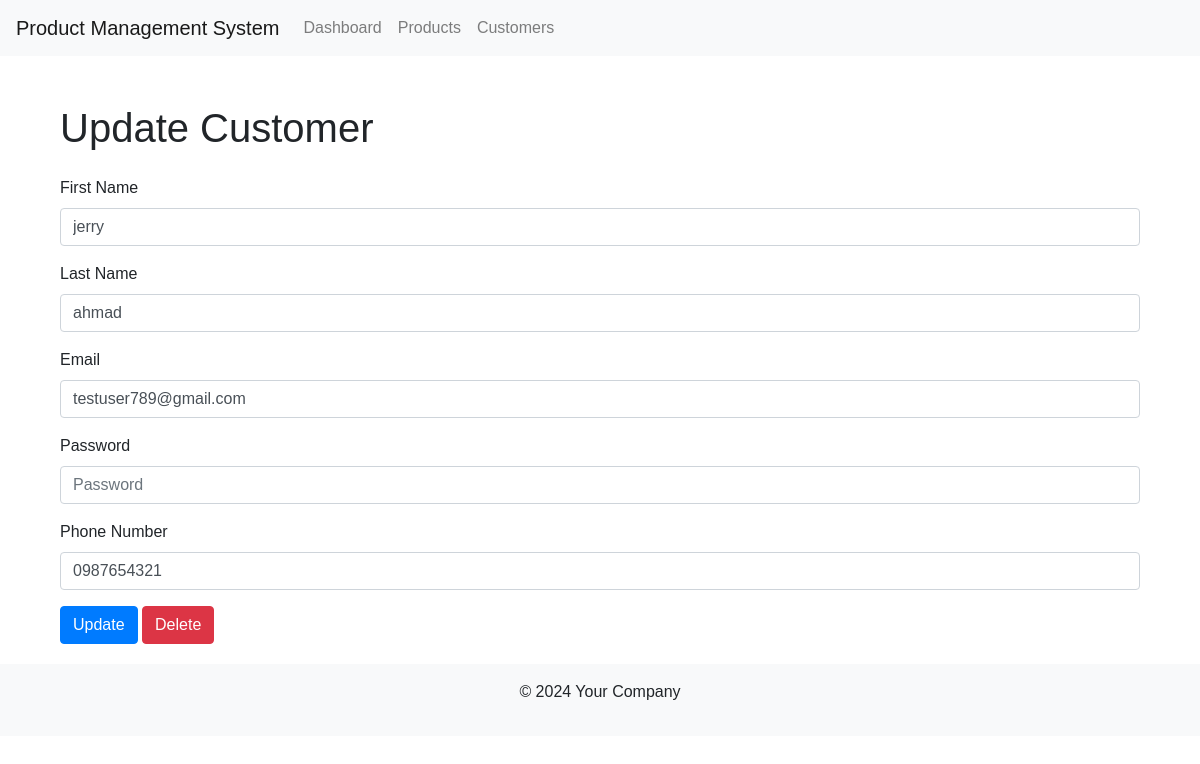
The app's page /update/2/ with its own data.
### newapp/models.py (models this page shows, shortened)
class Customer(models.Model):
    first_name = models.CharField(max_length=30)
    last_name = models.CharField(max_length=30)
    email = models.EmailField(max_length=254, validators=[EmailValidator()])
    password = models.CharField(max_length=128)
    phone_number = models.CharField(
        max_length=15,
        validators=[RegexValidator(regex=r'^\+?1?\d{9,15}$', message="Phone number must be entered in the format: '+999999999'. Up to 15 digits allowed.")]
    )

### newapp/views.py (the view, shortened to what this page needs)
# urls.py: path('update/<int:customer_id>/', views.customer_update, name='customer_update'),
def customer_update(request, customer_id):
    customer = get_object_or_404(Customer, id=customer_id)
    return render(request, 'accounts/update_profile.html', {'customer': customer})

### newapp/templates/accounts/update_profile.html (shortened to what this page needs)
{% extends 'accounts/main.html' %}
{% block content %}
<div class="container mt-5">
    <h1 class="mb-4">{% if customer %}Update{% else %}Create{% endif %} Customer</h1>
    <form method="post" action="{% url 'user_profile_view' %}">
        <div class="form-group">
            <label for="first_name">First Name</label>
            <input type="text" name="first_name" id="first_name" class="form-control" placeholder="First Name"
                   value="{% if customer %}{{ customer.first_name }}{% endif %}">
        </div>
        <div class="form-group">
            <label for="last_name">Last Name</label>
            <input type="text" name="last_name" id="last_name" class="form-control" placeholder="Last Name"
                   value="{% if customer %}{{ customer.last_name }}{% endif %}">
        </div>
        <div class="form-group">
            <label for="email">Email</label>
            <input type="email" name="email" id="email" class="form-control" placeholder="Email"
                   value="{% if customer %}{{ customer.email }}{% endif %}">
        </div>
        <div class="form-group">
            <label for="password">Password</label>
            <input type="password" name="password" id="password" class="form-control" placeholder="Password">
        </div>
        <div class="form-group">
            <label for="phone_number">Phone Number</label>
            <input type="text" name="phone_number" id="phone_number" class="form-control" placeholder="Phone Number"
                   value="{% if customer %}{{ customer.phone_number }}{% endif %}">
        </div>
        <button type="submit" class="btn btn-primary">{% if customer %}Update{% else %}Create{% endif %}</button>
        {% if customer %}
            <a href="{% url 'customer_delete' customer.id %}" class="btn btn-danger">Delete</a>
        {% endif %}
    </form>
</div>
{% endblock %}

### newapp/static/css/style.css (style rules this page uses)
body { font-family: Arial, sans-serif; }

### records on screen
Customer: first_name "jerry", last_name "ahmad", email "testuser789@gmail.com", phone_number "0987654321"
